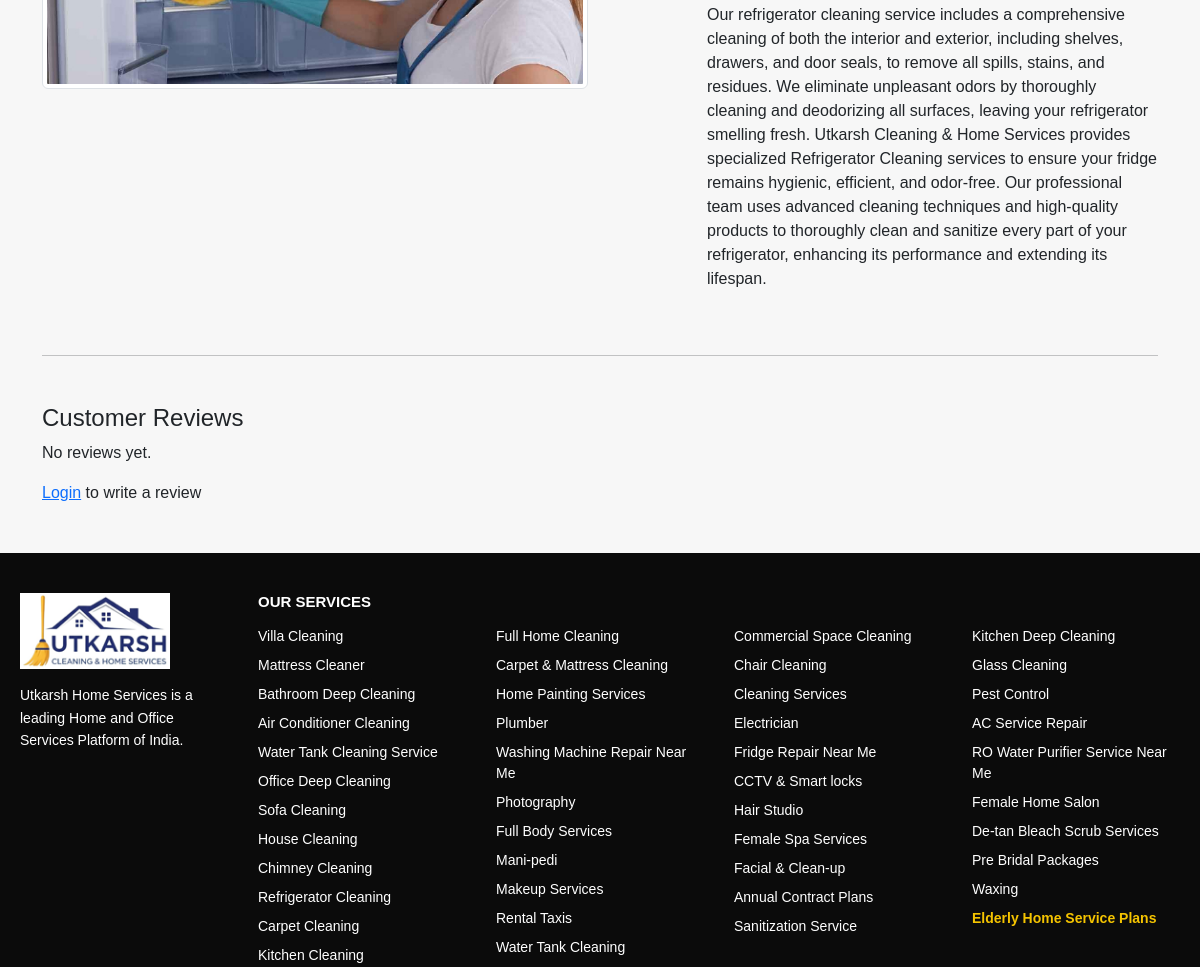
/product-detail/11 (middle part), run on an earlier commit of the app's database.
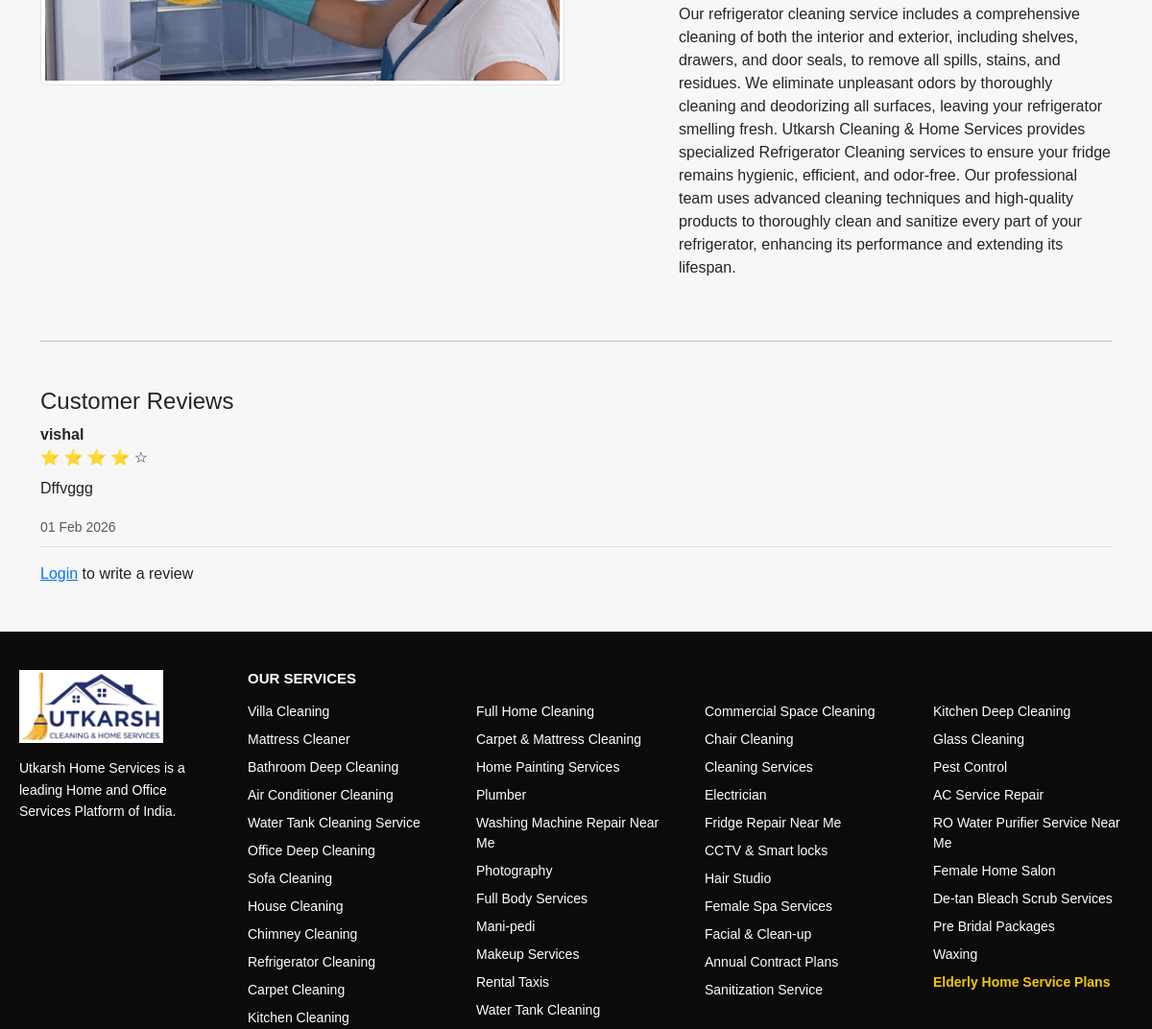
And on a later commit of the database.
### app/models.py (models this page shows, shortened)
class Review(models.Model):
    product = models.ForeignKey(
        Product,
        related_name='reviews',
        on_delete=models.CASCADE
    )
    user = models.ForeignKey(User, on_delete=models.CASCADE)
    rating = models.IntegerField()
    comment = models.TextField()
    created_at = models.DateTimeField(auto_now_add=True)
    class Meta:
        unique_together = ('product', 'user')

### app/views.py (the view)
# urls.py: path('product-detail/<int:pk>', views.ProductDetailView.as_view(), name='product-detail'),
class ProductDetailView(View):
    def get(self, request, pk):
        product = get_object_or_404(Product, pk=pk)
        item_already_in_cart = False
        if request.session.session_key:
            item_already_in_cart = Cart.objects.filter(
                product=product,
                session_key=request.session.session_key
            ).exists()
        reviews = Review.objects.filter(product=product).order_by('-created_at')
        return render(request, 'app/productdetail.html', {
            'product': product,
            'item_already_in_cart': item_already_in_cart,
            'reviews': reviews
        })

### app/context_processors.py (called while the page is built)
def cart_count(request):
    if request.session.session_key:
        count = Cart.objects.filter(
            session_key=request.session.session_key
        ).count()
    else:
        count = 0
    return {
        'totalitem': count
    }

### app/templates/app/productdetail.html (shortened to what this page needs)
{% extends 'app/base.html' %}
{% load static %}
{% block main-content %}
<div class="container my-5">
  <div class="row">
    <div class="col-sm-6 text-center">
      {% if product.product_image %}
        <img src="{{ product.product_image.url }}"
             class="img-fluid img-thumbnail">
      {% endif %}
    </div>
    <div class="col-sm-5 offset-sm-1">
      <form action="{% url 'add-to-cart' %}" method="get">
        <p class="mt-3">{{ product.description }}</p>
      </form>
    </div>
  </div>
  <hr class="my-5">
  <h4>Customer Reviews</h4>
  {% for review in reviews %}
    <div class="border-bottom mb-3 pb-2">
      <strong>{{ review.user.username }}</strong><br>
      {% for i in "12345" %}
        {% if forloop.counter <= review.rating %}
          ⭐
        {% else %}
          ☆
        {% endif %}
      {% endfor %}
      <p class="mt-2">{{ review.comment }}</p>
      <small class="text-muted">
        {{ review.created_at|date:"d M Y" }}
      </small>
    </div>
  {% empty %}
    <p>No reviews yet.</p>
  {% endfor %}
  {% if user.is_authenticated %}
  <form method="POST"
        action="{% url 'add-review' product.id %}"
        class="mt-4">
    {% csrf_token %}
    <div class="mb-2">
      <label>Rating</label>
      <select name="rating" class="form-control" required>
        <option value="">Select rating</option>
        <option value="5">★★★★★</option>
        <option value="4">★★★★</option>
        <option value="3">★★★</option>
        <option value="2">★★</option>
        <option value="1">★</option>
      </select>
    </div>
    <div class="mb-2">
      <textarea name="comment"
                class="form-control"
                placeholder="Write your review..."
                required></textarea>
    </div>
    <button class="btn btn-success">
      Submit Review
    </button>
  </form>
  {% else %}
    <p class="mt-3">
      <a href="{% url 'login' %}">Login</a> to write a review
    </p>
  {% endif %}
</div>
{% endblock %}

What changed in the data, as far as the page shows it:
added Review: user.username "vishal", rating 4 (drawn), comment "Dffvggg", created_at "01 Feb 2026"
Also different on the page:
text no longer shown: "No reviews yet."
